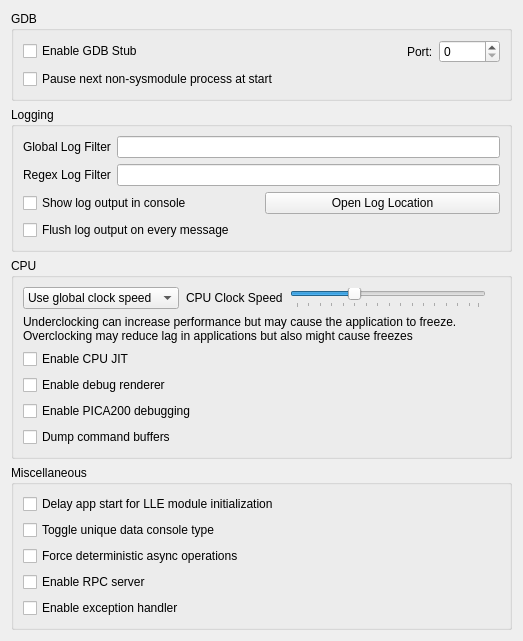
<?xml version="1.0" encoding="UTF-8"?>
<ui version="4.0">
 <class>ConfigureDebug</class>
 <widget class="QWidget" name="ConfigureDebug">
  <property name="geometry">
   <rect>
    <x>0</x>
    <y>0</y>
    <width>523</width>
    <height>458</height>
   </rect>
  </property>
  <layout class="QVBoxLayout" name="verticalLayout_1">
   <item>
    <layout class="QVBoxLayout" name="verticalLayout_2">
     <item>
      <widget class="QGroupBox" name="gdb_groupbox">
       <property name="title">
        <string>GDB</string>
       </property>
       <layout class="QVBoxLayout" name="verticalLayout_3">
        <item>
         <layout class="QHBoxLayout" name="horizontalLayout_1">
          <item>
           <widget class="QCheckBox" name="toggle_gdbstub">
            <property name="text">
             <string>Enable GDB Stub</string>
            </property>
           </widget>
          </item>
          <item>
           <spacer name="horizontalSpacer">
            <property name="orientation">
             <enum>Qt::Horizontal</enum>
            </property>
            <property name="sizeHint" stdset="0">
             <size>
              <width>40</width>
              <height>20</height>
             </size>
            </property>
           </spacer>
          </item>
          <item>
           <widget class="QLabel" name="label_2">
            <property name="text">
             <string>Port:</string>
            </property>
           </widget>
          </item>
          <item>
           <widget class="QSpinBox" name="gdbport_spinbox">
            <property name="maximum">
             <number>65536</number>
            </property>
           </widget>
          </item>
         </layout>
        </item>
        <item>
          <widget class="QCheckBox" name="debug_next_process">
            <property name="text">
              <string>Pause next non-sysmodule process at start</string>
            </property>
          </widget>
        </item>
       </layout>
      </widget>
     </item>
    </layout>
   </item>
   <item>
    <widget class="QGroupBox" name="groupBox_2">
     <property name="title">
      <string>Logging</string>
     </property>
     <layout class="QVBoxLayout" name="verticalLayout">
      <item>
       <layout class="QHBoxLayout" name="horizontalLayout">
        <item>
         <widget class="QLabel" name="label">
          <property name="text">
           <string>Global Log Filter</string>
          </property>
         </widget>
        </item>
        <item>
         <widget class="QLineEdit" name="log_filter_edit"/>
        </item>
       </layout>
      </item>
      <item>
       <layout class="QHBoxLayout" name="horizontalLayout1">
        <item>
         <widget class="QLabel" name="label_3">
          <property name="text">
           <string>Regex Log Filter</string>
          </property>
         </widget>
        </item>
        <item>
         <widget class="QLineEdit" name="log_regex_filter_edit"/>
        </item>
       </layout>
      </item>
      <item>
       <layout class="QHBoxLayout" name="horizontalLayout2">
        <item>
         <widget class="QCheckBox" name="toggle_console">
          <property name="text">
           <string>Show log output in console</string>
          </property>
         </widget>
        </item>
        <item>
         <widget class="QPushButton" name="open_log_button">
          <property name="text">
           <string>Open Log Location</string>
          </property>
         </widget>
        </item>
       </layout>
      </item>
      <item>
        <widget class="QCheckBox" name="instant_debug_log">
          <property name="text">
            <string>Flush log output on every message</string>
          </property>
          <property name="toolTip">
            <string>&lt;html&gt;&lt;body&gt;Immediately commits the debug log to file. Use this if Tangelo crashes and the log output is being cut.&lt;br&gt;Enabling this feature will decrease performance, only use it for debugging purposes.&lt;/body&gt;&lt;/html&gt;</string>
          </property>
        </widget>
      </item>
     </layout>
    </widget>
   </item>
   <item>
    <widget class="QGroupBox" name="groupBox_4">
     <property name="title">
      <string>CPU</string>
     </property>
     <layout class="QGridLayout" name="clock_speed_GLayout">
      <item row="1" column="0">
       <widget class="QWidget" name="clock_speed_widget" native="true">
        <layout class="QHBoxLayout" name="clock_speed_layout">
         <property name="spacing">
          <number>7</number>
         </property>
         <property name="leftMargin">
          <number>0</number>
         </property>
         <property name="topMargin">
          <number>0</number>
         </property>
         <property name="rightMargin">
          <number>0</number>
         </property>
         <property name="bottomMargin">
          <number>0</number>
         </property>
         <item>
          <widget class="QComboBox" name="clock_speed_combo">
           <item>
            <property name="text">
             <string>Use global clock speed</string>
            </property>
           </item>
           <item>
            <property name="text">
             <string>Set clock speed:</string>
            </property>
           </item>
          </widget>
         </item>
         <item>
          <widget class="QLabel" name="clock_speed_label">
           <property name="text">
            <string>CPU Clock Speed</string>
           </property>
          </widget>
         </item>
         <item>
          <widget class="QSlider" name="slider_clock_speed">
           <property name="toolTip">
            <string>&lt;html&gt;&lt;body&gt;Changes the emulated CPU clock frequency.&lt;br&gt;Underclocking can increase performance but may cause the application to freeze.&lt;br&gt;Overclocking may reduce application lag but also might cause freezes&lt;/body&gt;&lt;/html&gt;</string>
           </property>
           <property name="minimum">
            <number>0</number>
           </property>
           <property name="maximum">
            <number>79</number>
           </property>
           <property name="singleStep">
            <number>5</number>
           </property>
           <property name="pageStep">
            <number>15</number>
           </property>
           <property name="value">
            <number>25</number>
           </property>
           <property name="orientation">
            <enum>Qt::Horizontal</enum>
           </property>
           <property name="tickPosition">
            <enum>QSlider::TicksBelow</enum>
           </property>
          </widget>
         </item>
         <item>
          <widget class="QLabel" name="clock_display_label">
           <property name="text">
            <string/>
           </property>
           <property name="alignment">
            <set>Qt::AlignRight|Qt::AlignTrailing|Qt::AlignVCenter</set>
           </property>
          </widget>
         </item>
        </layout>
       </widget>
      </item>
      <item row="2" column="0">
       <widget class="QLabel" name="label_cpu_clock_info">
        <property name="text">
        <string>&lt;html&gt;&lt;head/&gt;&lt;body&gt;Underclocking can increase performance but may cause the application to freeze.&lt;br/&gt;Overclocking may reduce lag in applications but also might cause freezes&lt;/p&gt;&lt;/body&gt;&lt;/html&gt;</string>
       </property>
       <property name="textFormat">
        <enum>Qt::RichText</enum>
       </property>
      </widget>
     </item>
      <item row="3" column="0">
       <widget class="QCheckBox" name="toggle_cpu_jit">
        <property name="toolTip">
         <string>&lt;html&gt;&lt;head/&gt;&lt;body&gt;&lt;p&gt;Enables the use of the ARM JIT compiler for emulating the 3DS CPUs. Don't disable unless for debugging purposes&lt;/p&gt;&lt;/body&gt;&lt;/html&gt;</string>
        </property>
        <property name="text">
         <string>Enable CPU JIT</string>
        </property>
       </widget>
      </item>
      <item row="4" column="0">
       <widget class="QCheckBox" name="toggle_renderer_debug">
        <property name="text">
         <string>Enable debug renderer</string>
        </property>
       </widget>
      </item>
       <item row="5" column="0">
         <widget class="QCheckBox" name="toggle_pica_debugging">
           <property name="text">
             <string>Enable PICA200 debugging</string>
           </property>
         </widget>
       </item>
      <item row="6" column="0">
       <widget class="QCheckBox" name="toggle_dump_command_buffers">
        <property name="text">
         <string>Dump command buffers</string>
        </property>
       </widget>
      </item>
     </layout>
    </widget>
   </item>
   <item>
    <widget class="QGroupBox" name="groupBox_5">
     <property name="title">
      <string>Miscellaneous</string>
     </property>
     <layout class="QGridLayout" name="gridLayout_3">
      <item row="1" column="0">
       <widget class="QCheckBox" name="delay_start_for_lle_modules">
        <property name="toolTip">
         <string>&lt;html&gt;&lt;head/&gt;&lt;body&gt;&lt;p&gt;Introduces a delay to the first ever launched app thread if LLE modules are enabled, to allow them to initialize.&lt;/p&gt;&lt;/body&gt;&lt;/html&gt;</string>
        </property>
        <property name="text">
         <string>Delay app start for LLE module initialization</string>
        </property>
       </widget>
      </item>
      <item row="2" column="0">
       <widget class="QCheckBox" name="toggle_unique_data_console_type">
        <property name="toolTip">
         <string>&lt;html&gt;&lt;head/&gt;&lt;body&gt;&lt;p&gt;Toggles the unique data console type (Old 3DS &#8596; New 3DS) to be able to download the opposite system firmware type from system settings.&lt;/p&gt;&lt;/body&gt;&lt;/html&gt;</string>
        </property>
        <property name="text">
         <string>Toggle unique data console type</string>
        </property>
       </widget>
      </item>
      <item row="3" column="0">
       <widget class="QCheckBox" name="deterministic_async_operations">
        <property name="text">
         <string>Force deterministic async operations</string>
        </property>
        <property name="toolTip">
         <string>&lt;html&gt;&lt;head/&gt;&lt;body&gt;&lt;p&gt;Forces all async operations to run on the main thread, making them deterministic. Do not enable if you don't know what you are doing.&lt;/p&gt;&lt;/body&gt;&lt;/html&gt;</string>
        </property>
       </widget>
      </item>
      <item row="4" column="0">
        <widget class="QCheckBox" name="enable_rpc_server">
          <property name="text">
            <string>Enable RPC server</string>
          </property>
          <property name="toolTip">
            <string>&lt;html&gt;&lt;head/&gt;&lt;body&gt;&lt;p&gt;Enables the RPC server on port 45987. This allows remotely reading/writing guest memory, do not enable if you don't know what you are doing.&lt;/p&gt;&lt;/body&gt;&lt;/html&gt;</string>
          </property>
        </widget>
      </item>
      <item row="5" column="0">
       <widget class="QCheckBox" name="enable_exception_handler">
        <property name="toolTip">
         <string>&lt;html&gt;&lt;head/&gt;&lt;body&gt;&lt;p&gt;Enables the exception handler. When an exception occurs a detailed crash report will be shown.&lt;/p&gt;&lt;p&gt;Note: When using CPU JIT, register values in the crash report may not be fully accurate because the JIT may have advanced past the fault. For more accurate reports, consider disabling CPU JIT.&lt;/p&gt;&lt;/body&gt;&lt;/html&gt;</string>
        </property>
        <property name="text">
         <string>Enable exception handler</string>
        </property>
       </widget>
      </item>
     </layout>
    </widget>
   </item>
   <item>
    <spacer name="verticalSpacer">
     <property name="orientation">
      <enum>Qt::Vertical</enum>
     </property>
     <property name="sizeHint" stdset="0">
      <size>
       <width>20</width>
       <height>40</height>
      </size>
     </property>
    </spacer>
   </item>
  </layout>
 </widget>
 <tabstops>
  <tabstop>toggle_gdbstub</tabstop>
  <tabstop>gdbport_spinbox</tabstop>
  <tabstop>log_filter_edit</tabstop>
  <tabstop>toggle_console</tabstop>
  <tabstop>open_log_button</tabstop>
 </tabstops>
 <resources/>
 <connections>
  <connection>
   <sender>toggle_gdbstub</sender>
   <signal>toggled(bool)</signal>
   <receiver>gdbport_spinbox</receiver>
   <slot>setEnabled(bool)</slot>
   <hints>
    <hint type="sourcelabel">
     <x>84</x>
     <y>157</y>
    </hint>
    <hint type="destinationlabel">
     <x>342</x>
     <y>158</y>
    </hint>
   </hints>
  </connection>
 </connections>
</ui>
